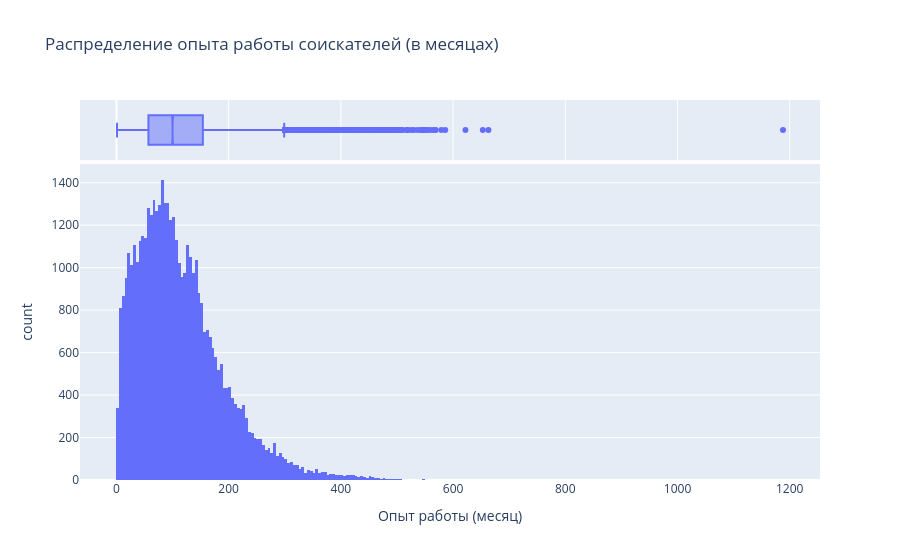

Here is the notebook cell this chart was saved with:
### Markdown cell above
2. Постройте распределение признака **"Опыт работы (месяц)"**. Опишите данное распределение, отвечая на следующие вопросы: чему равна мода распределения, каковы предельные значения признака, в каком примерном интервале находится опыт работы большинства соискателей? Есть ли аномалии для признака опыта работы, какие значения вы бы причислили к их числу?
*Совет: постройте гистограмму и коробчатую диаграмму рядом.*

### Code cell
feature = 'Опыт работы (месяц)'
display(df[feature].describe())

# Построение гистограммы с маржинальной коробчатой диаграммой
fig = px.histogram(
    df,
    x = feature,
    marginal = 'box', # Добавляет коробчатую диаграмму сверху
    title = 'Распределение опыта работы соискателей (в месяцах)',
    #nbins = int(df[feature].nunique() / 7)
)
fig.show()

print("Модальное значение опыта работы соискателей:", df[feature].mode()[0])
print("Максимальное значение опыта работы соискателей:", df[feature].max())
print('Доля соискателей с опытом работы более 25 лет (300 месяцев):', df[(df[feature] > 25 * 12)].shape[0] / df.shape[0])

### Figure 1 — Plotly figure (JSON) as saved in the notebook; plotly's stock layout.template omitted (floating-point values rounded to 4 significant figures; data arrays with more than 128 entries replaced by an {"elided": "..."} marker saying what was removed)
{"data": [{"bingroup": "x", "hovertemplate": "Опыт работы (месяц)=%{x}<br>count=%{y}<extra></extra>", "legendgroup": "", "marker": {"color": "#636efa", "pattern": {"shape": ""}}, "name": "", "orientation": "v", "showlegend": false, "type": "histogram", "x": {"elided": "44744 float values"}, "xaxis": "x", "yaxis": "y"}, {"hovertemplate": "Опыт работы (месяц)=%{x}<extra></extra>", "legendgroup": "", "marker": {"color": "#636efa"}, "name": "", "notched": true, "showlegend": false, "type": "box", "x": {"elided": "44744 float values"}, "xaxis": "x2", "yaxis": "y2"}], "layout": {"barmode": "relative", "legend": {"tracegroupgap": 0}, "title": {"text": "Распределение опыта работы соискателей (в месяцах)"}, "xaxis": {"anchor": "y", "domain": [0, 1], "title": {"text": "Опыт работы (месяц)"}}, "xaxis2": {"anchor": "y2", "domain": [0, 1], "matches": "x", "showgrid": true, "showticklabels": false}, "yaxis": {"anchor": "x", "domain": [0, 0.8316], "title": {"text": "count"}}, "yaxis2": {"anchor": "x2", "domain": [0.8416, 1], "matches": "y2", "showgrid": false, "showline": false, "showticklabels": false, "ticks": ""}}}
